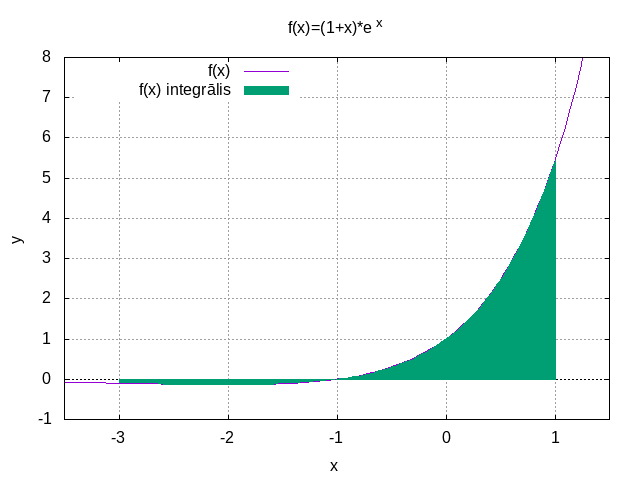

Here is the gnuplot script that generated this plot:
#!/usr/bin/gnuplot -persist

set terminal png
set output "4ld_grafiks.png"
set title "f(x)=(1+x)*e^x"
set xlabel "x"
set ylabel "y"
set grid
set key left top


set xrange[-3.5:1.5]
set yrange[-1:8]
set xzeroaxis


plot (1+x)*exp(x) with lines title "f(x)",\
    [-3:1] (1+x)*exp(x) with filledcurves y=0 title "f(x) integrālis"
